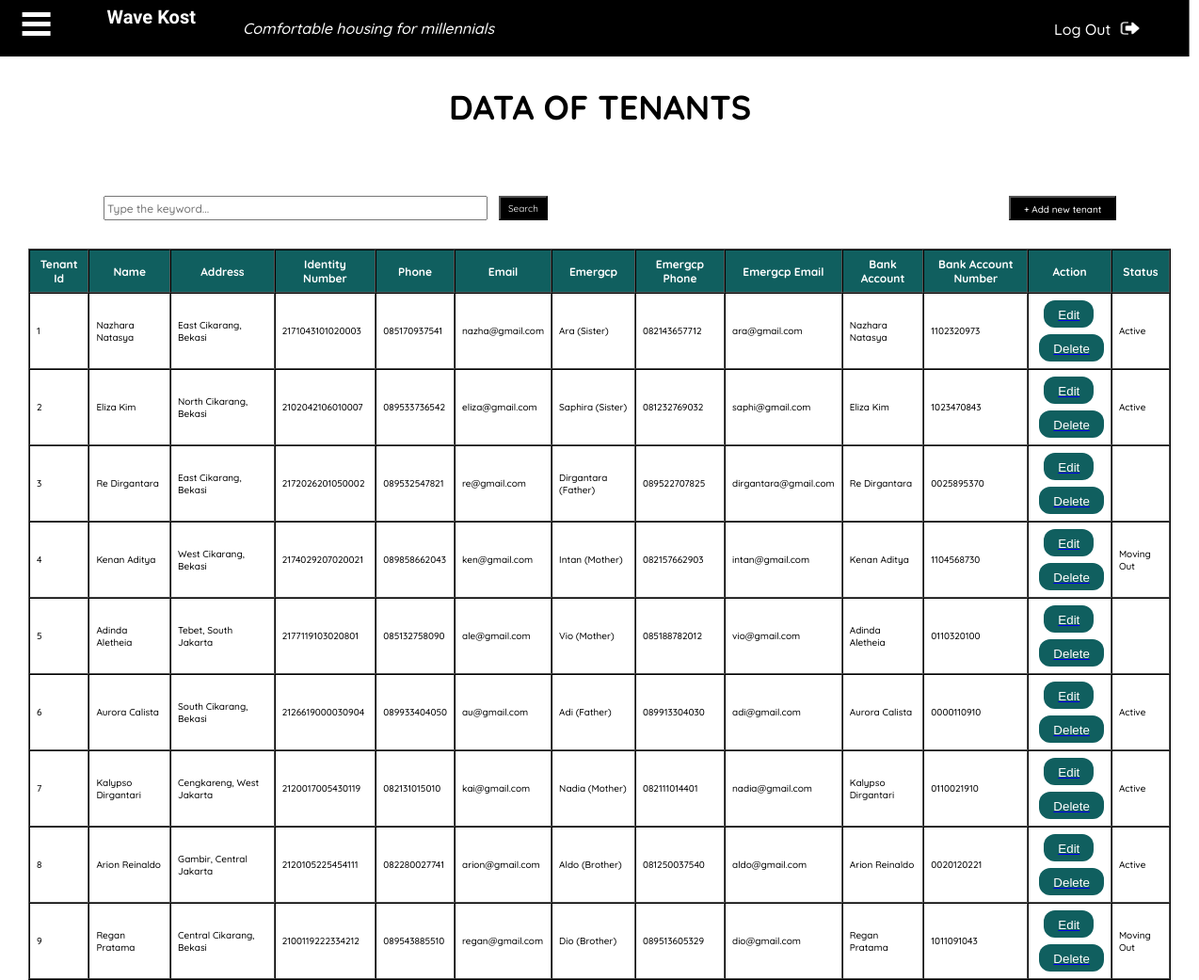
Screenshot of /tenant.php with the database file from the repository.
### tables this page shows
CREATE TABLE `tenant` (
  `tenant_id` int(10) NOT NULL,
  `tenant_name` varchar(100) NOT NULL,
  `tenant_address` varchar(100) NOT NULL,
  `tenant_ktp_no` varchar(100) NOT NULL,
  `tenant_phone` varchar(100) NOT NULL,
  `tenant_email` varchar(100) NOT NULL,
  `tenant_emergcp` varchar(100) NOT NULL,
  `tenant_emergcp_phone` varchar(100) NOT NULL,
  `tenant_emergcp_email` varchar(100) NOT NULL,
  `tenant_bankaccount` varchar(100) NOT NULL,
  `tenant_bankaccount_no` varchar(100) NOT NULL,
  `status` varchar(100) NOT NULL
);

### tenant.php (the view, shortened to what this page needs)
<?php
    $conn= mysqli_connect("localhost", "root", "", "room");
    $myroom= mysqli_query($conn, "SELECT*FROM tenant");
?>
<!DOCTYPE html>
<html lang="en">
<head>
    <link rel="stylesheet" href="css/tenant.css" />
</head>
<body>
<div class="sidebar">
        <div class="toggleBtn">
            <span> </span>
            <span> </span>
            <span> </span>
        </div>
    <h3 class="wave">Wave Kost <span class="desc">Comfortable housing for millennials</span>
    <span class="logout"><a href="login.php">Log Out<img src="img/logout1.png" style="width:20px; height:14px;"/></span></a></h3>
</div>
<h1 id="tenantInfo">DATA OF TENANTS</h1>
   <br>
<div id="search-add">
    <form action="" method="POST">
    <input type="text" class="keyword" name="keyword" placeholder="Type the keyword..."  autofocus >
    <button class="search" type="submit" name="search">Search</button>
    <button class="add"><a href="t_add.php" target="_blank">+ Add new tenant</a></button></form>
</div>
<div id="main">
     <table border="1" cellspacing="0" cellpadding="7">
    <tr class="tb-head">
       <th>Tenant Id</th>
       <th>Name</th>
       <th>Address</th>
       <th>Identity Number</th>
       <th>Phone</th>
       <th>Email</th>
       <th>Emergcp</th>
       <th>Emergcp Phone</th>
       <th>Emergcp Email</th>
       <th>Bank Account</th>
       <th>Bank Account Number</th>
       <th>Action</th>
       <th>Status</th>
    </tr>
</div>
    <?php foreach($myroom as $row) : ?>
    <tr class="tb">
       <td><?= $row["tenant_id"]; ?></td>
       <td><?= $row["tenant_name"]; ?></td>
       <td><?= $row["tenant_address"]; ?></td>
       <td><?= $row["tenant_ktp_no"]; ?></td>
       <td><?= $row["tenant_phone"]; ?></td>
       <td><?= $row["tenant_email"]; ?></td>
       <td><?= $row["tenant_emergcp"]; ?></td>
       <td><?= $row["tenant_emergcp_phone"]; ?></td>
       <td><?= $row["tenant_emergcp_email"]; ?></td>
       <td><?= $row["tenant_bankaccount"]; ?></td>
       <td><?= $row["tenant_bankaccount_no"]; ?></td>
       <td class="action">
          <a href="t_edit.php?tenant_id=<?= $row["tenant_id"];?>"><button class="edit">Edit</button></a>
          <a href="t_delete.php?tenant_id=<?= $row["tenant_id"]; ?>" onclick="return confirm('Delete this data?')"><button class="delete">Delete</button></a>
       </td>
       <td><?= $row["status"]; ?></td>
    </tr>
    <?php	endforeach; ?>
</body>
</html>

### css/tenant.css (style rules this page uses)
body { margin: 0; padding: 0; background: white; box-sizing: border-box; }
#main { margin: 30px; padding: 0px; font-size: 10px; font-family: 'Quicksand', sans-serif; font-weight: 500; margin-bottom: 0; }
#tenantInfo { margin-left: 470px; margin-bottom: 5px; top: 5px; padding: 7px; font-family: 'Quicksand', sans-serif; font-weight: 700; font-size: 36px; }
#search-add { display: flex; padding-left: 110px; margin: 0; margin-top: 40px; justify-content: space-between; text-decoration: none; }
#search-add form input.keyword { height: 20px; font-family: 'Quicksand', sans-serif; font-weight: 500; font-size: 12px; }
#search-add form { margin-top: 2px; display: flex; border-color: black; border: 5px; transition: all 1s; }
#search-add form input { width: 400px; height: 25px; }
#search-add form button.search { margin-left: 12px; font-family: 'Quicksand', sans-serif; font-size: 10px; padding-left: 8px; padding-right: 8px; background: black; color: white; }
#search-add form button.add { margin-left: 490px; background: black; }
#search-add form button.add a { text-decoration: none; font-family: 'Quicksand', sans-serif; font-size: 10px; font-weight: 500; padding-left: 8px; padding-right: 8px; color: white; }
table { transition: all 1s; color: black; border-color: black; }
.tb-head { background: #105F5F; color: white; font-weight: 700; font-size: 12px; }
#main table tr.tb td.action button { background: #105F5F; display: block; justify-content: space-evenly; padding: 6px; padding-top: 8px; padding-left: 15px; padding-right: 15px; border: 0; cursor: pointer; text-decoration: none; }
#main table tr.tb td.action button.edit { margin-left: 9px; margin-bottom: 7px; border-radius: 12px; }
#main table tr.tb td.action button.delete { margin-left: 4px; border-radius: 12px; }
#main table tr.tb td.action a button { text-decoration: none; color: white; }
.sidebar { display: -webkit-sticky; position: sticky; top: 0; justify-content: space-between; width: 1560px; height: 60px; Left: 10px; background-color: black; z-index: 2; transform: translateX(-19%); }
.sidebar h3 { display: flex; margin-top: 0; padding-right: 15px; padding-top: 6px; color: white; margin-left: 410px; font-family: 'Rock Salt', cursive; font-size: 20px; }
.sidebar h3 span.desc { margin-top: 0; padding-left: 50px; padding-top: 14px; padding-right: 10px; color: white; font-family: 'Quicksand', sans-serif; font-weight: 500; font-size: 16px; font-style: italic; }
.sidebar h3 span.logout { margin-top: 0; padding-top: 13px; color: white; margin-left: 585px; font-family: 'Quicksand', sans-serif; font-weight: 500; font-size: 16px; z-index: 3; }
.sidebar h3 span.logout img { padding-top: 4px; margin-left: 10px; }
.sidebar h3 span.logout a { text-decoration: none; color: white; }
.toggleBtn { margin-left: 320px; top: 8px; bottom: 8px; position: absolute; }
.toggleBtn span { display: flex; flex-direction: column; width: 30px; height: 5px; background: white; margin: 5px 0px; position: relative; transition: all 0.5s; z-index: 2; }
.toggleBtn span:nth-child(2) { transform-origin: 0 0; }
.toggleBtn span:nth-child(4) { transform-origin: 0 100%; }

### rows the page displays
tenant: tenant_id "1", tenant_name "Nazhara Natasya", tenant_address "East Cikarang, Bekasi", tenant_ktp_no "2171043101020003", tenant_phone "085170937541", tenant_email "nazha@gmail.com", tenant_emergcp "Ara (Sister)", tenant_emergcp_phone "082143657712", tenant_emergcp_email "ara@gmail.com", tenant_bankaccount "Nazhara Natasya", tenant_bankaccount_no "1102320973", status "Active"
tenant: tenant_id "2", tenant_name "Eliza Kim", tenant_address "North Cikarang, Bekasi", tenant_ktp_no "2102042106010007", tenant_phone "089533736542", tenant_email "eliza@gmail.com", tenant_emergcp "Saphira (Sister)", tenant_emergcp_phone "081232769032", tenant_emergcp_email "saphi@gmail.com", tenant_bankaccount "Eliza Kim", tenant_bankaccount_no "1023470843", status "Active"
tenant: tenant_id "3", tenant_name "Re Dirgantara", tenant_address "East Cikarang, Bekasi", tenant_ktp_no "2172026201050002", tenant_phone "089532547821", tenant_email "re@gmail.com", tenant_emergcp "Dirgantara (Father)", tenant_emergcp_phone "089522707825", tenant_emergcp_email "dirgantara@gmail.com", tenant_bankaccount "Re Dirgantara", tenant_bankaccount_no "0025895370"
tenant: tenant_id "4", tenant_name "Kenan Aditya", tenant_address "West Cikarang, Bekasi", tenant_ktp_no "2174029207020021", tenant_phone "089858662043", tenant_email "ken@gmail.com", tenant_emergcp "Intan (Mother)", tenant_emergcp_phone "082157662903", tenant_emergcp_email "intan@gmail.com", tenant_bankaccount "Kenan Aditya", tenant_bankaccount_no "1104568730", status "Moving Out"
tenant: tenant_id "5", tenant_name "Adinda Aletheia", tenant_address "Tebet, South Jakarta", tenant_ktp_no "2177119103020801", tenant_phone "085132758090", tenant_email "ale@gmail.com", tenant_emergcp "Vio (Mother)", tenant_emergcp_phone "085188782012", tenant_emergcp_email "vio@gmail.com", tenant_bankaccount "Adinda Aletheia", tenant_bankaccount_no "0110320100"
tenant: tenant_id "6", tenant_name "Aurora Calista", tenant_address "South Cikarang, Bekasi", tenant_ktp_no "2126619000030904", tenant_phone "089933404050", tenant_email "au@gmail.com", tenant_emergcp "Adi (Father)", tenant_emergcp_phone "089913304030", tenant_emergcp_email "adi@gmail.com", tenant_bankaccount "Aurora Calista", tenant_bankaccount_no "0000110910", status "Active"
tenant: tenant_id "7", tenant_name "Kalypso Dirgantari", tenant_address "Cengkareng, West Jakarta", tenant_ktp_no "2120017005430119", tenant_phone "082131015010", tenant_email "kai@gmail.com", tenant_emergcp "Nadia (Mother)", tenant_emergcp_phone "082111014401", tenant_emergcp_email "nadia@gmail.com", tenant_bankaccount "Kalypso Dirgantari", tenant_bankaccount_no "0110021910", status "Active"
tenant: tenant_id "8", tenant_name "Arion Reinaldo", tenant_address "Gambir, Central Jakarta", tenant_ktp_no "2120105225454111", tenant_phone "082280027741", tenant_email "arion@gmail.com", tenant_emergcp "Aldo (Brother)", tenant_emergcp_phone "081250037540", tenant_emergcp_email "aldo@gmail.com", tenant_bankaccount "Arion Reinaldo", tenant_bankaccount_no "0020120221", status "Active"
tenant: tenant_id "9", tenant_name "Regan Pratama", tenant_address "Central Cikarang, Bekasi", tenant_ktp_no "2100119222334212", tenant_phone "089543885510", tenant_email "regan@gmail.com", tenant_emergcp "Dio (Brother)", tenant_emergcp_phone "089513605329", tenant_emergcp_email "dio@gmail.com", tenant_bankaccount "Regan Pratama", tenant_bankaccount_no "1011091043", status "Moving Out"
